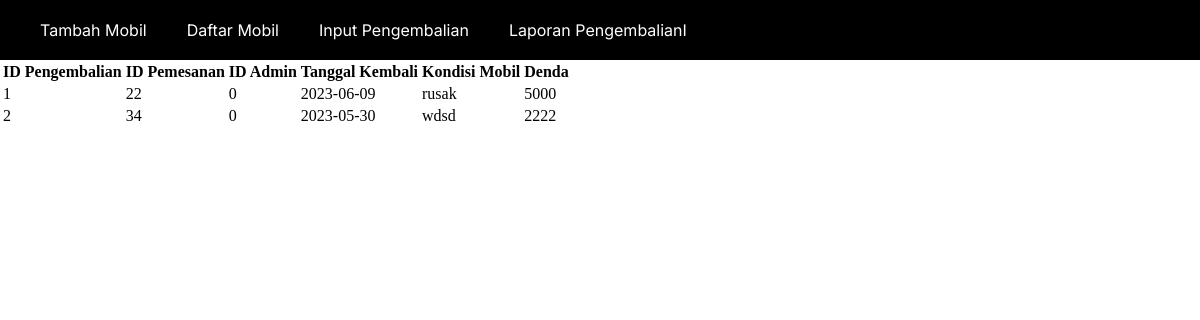
Screenshot of /airlangga_rent/admin/pengembalian.php with the database file from the repository.
### tables this page shows
CREATE TABLE `pengembalian` (
  `id_pengembalian` int(11) NOT NULL,
  `id_pemesanan` int(11) DEFAULT NULL,
  `id_admin` int(11) DEFAULT NULL,
  `tgl_kembali` date NOT NULL,
  `kondisi_mobil` varchar(255) DEFAULT NULL,
  `denda` int(11) DEFAULT 0
);

### airlangga_rent/admin/pengembalian.php (the view, shortened to what this page needs)
<?php include 'header_admin.php';?>
<?php
include '../koneksi.php';
$sql = "SELECT * FROM pengembalian";
$result = $conn->query($sql);
if ($result->num_rows > 0) {
    echo "<table>
            <tr>
                <th>ID Pengembalian</th>
                <th>ID Pemesanan</th>
                <th>ID Admin</th>
                <th>Tanggal Kembali</th>
                <th>Kondisi Mobil</th>
                <th>Denda</th>
            </tr>";
    while ($row = $result->fetch_assoc()) {
        echo "<tr>
                <td>".$row['id_pengembalian']."</td>
                <td>".$row['id_pemesanan']."</td>
                <td>".$row['id_admin']."</td>
                <td>".$row['tgl_kembali']."</td>
                <td>".$row['kondisi_mobil']."</td>
                <td>".$row['denda']."</td>
            </tr>";
    }
    echo "</table>";
} else {
    echo "Tidak ada laporan pengembalian.";
}
?>

### airlangga_rent/admin/header_admin.php (style rules this page uses)
html, body { height: 100vh; width: 100vw; margin: 0; padding: 0; }

### rows the page displays
pengembalian: id_pengembalian "1", id_pemesanan "22", id_admin "0", tgl_kembali "2023-06-09", kondisi_mobil "rusak", denda "5000"
pengembalian: id_pengembalian "2", id_pemesanan "34", id_admin "0", tgl_kembali "2023-05-30", kondisi_mobil "wdsd", denda "2222"
